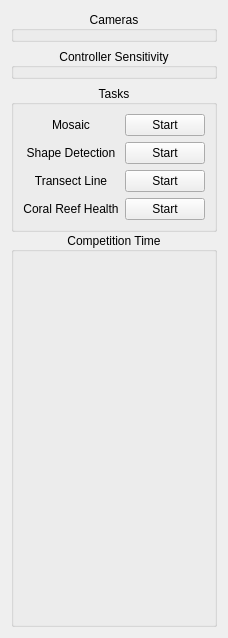
                  <widget class="QWidget" name="scrollAreaWidgetContents_8">
                   <property name="geometry">
                    <rect>
                     <x>0</x>
                     <y>0</y>
                     <width>196</width>
                     <height>638</height>
                    </rect>
                   </property>
                   <layout class="QGridLayout" name="gridLayout_12">
                    
                    <item row="1" column="0">
                     <widget class="QGroupBox" name="digital_camera_control">
                      <property name="title">
                       <string>Cameras</string>
                      </property>
                      <property name="alignment">
                       <set>Qt::AlignCenter</set>
                      </property>
                     </widget>
                    </item>
                    <item row="2" column="0">
                     <widget class="QGroupBox" name="controller_control">
                      <property name="title">
                       <string>Controller Sensitivity</string>
                      </property>
                      <property name="alignment">
                       <set>Qt::AlignCenter</set>
                      </property>
                     </widget>
                    </item>
                    <item>
                   <widget class="QGroupBox" name="group_box_tasks">
                    <property name="title">
                     <string>Tasks</string>
                    </property>
                    <property name="alignment">
                     <set>Qt::AlignCenter</set>
                    </property>
                    <layout class="QGridLayout" name="gridLayout_18">
                     <item row="3" column="1">
                      <widget class="QPushButton" name="control_vision_coral_health">
                       <property name="sizePolicy">
                        <sizepolicy hsizetype="Preferred" vsizetype="Preferred">
                         <horstretch>0</horstretch>
                         <verstretch>0</verstretch>
                        </sizepolicy>
                       </property>
                       <property name="minimumSize">
                        <size>
                         <width>0</width>
                         <height>0</height>
                        </size>
                       </property>
                       <property name="text">
                        <string>Start</string>
                       </property>
                       <property name="checkable">
                        <bool>true</bool>
                       </property>
                      </widget>
                     </item>
                     <item row="3" column="0">
                      <widget class="QLabel" name="label_12">
                       <property name="text">
                        <string>Coral Reef Health</string>
                       </property>
                       <property name="alignment">
                        <set>Qt::AlignCenter</set>
                       </property>
                      </widget>
                     </item>
                     <item row="0" column="0">
                      <widget class="QLabel" name="label_6">
                       <property name="text">
                        <string>Mosaic</string>
                       </property>
                       <property name="alignment">
                        <set>Qt::AlignCenter</set>
                       </property>
                      </widget>
                     </item>
                     <item row="1" column="1">
                      <widget class="QPushButton" name="control_vision_shape_detection">
                       <property name="sizePolicy">
                        <sizepolicy hsizetype="Preferred" vsizetype="Preferred">
                         <horstretch>0</horstretch>
                         <verstretch>0</verstretch>
                        </sizepolicy>
                       </property>
                       <property name="minimumSize">
                        <size>
                         <width>0</width>
                         <height>0</height>
                        </size>
                       </property>
                       <property name="text">
                        <string>Start</string>
                       </property>
                       <property name="checkable">
                        <bool>true</bool>
                       </property>
                      </widget>
                     </item>
                     <item row="1" column="0">
                      <widget class="QLabel" name="label_7">
                       <property name="text">
                        <string>Shape Detection</string>
                       </property>
                       <property name="alignment">
                        <set>Qt::AlignCenter</set>
                       </property>
                      </widget>
                     </item>
                     <item row="2" column="1">
                      <widget class="QPushButton" name="control_vision_transect_line">
                       <property name="sizePolicy">
                        <sizepolicy hsizetype="Preferred" vsizetype="Preferred">
                         <horstretch>0</horstretch>
                         <verstretch>0</verstretch>
                        </sizepolicy>
                       </property>
                       <property name="minimumSize">
                        <size>
                         <width>0</width>
                         <height>0</height>
                        </size>
                       </property>
                       <property name="text">
                        <string>Start</string>
                       </property>
                       <property name="checkable">
                        <bool>true</bool>
                       </property>
                      </widget>
                     </item>
                     <item row="0" column="1">
                      <widget class="QPushButton" name="control_vision_mosaic">
                       <property name="sizePolicy">
                        <sizepolicy hsizetype="Preferred" vsizetype="Preferred">
                         <horstretch>0</horstretch>
                         <verstretch>0</verstretch>
                        </sizepolicy>
                       </property>
                       <property name="minimumSize">
                        <size>
                         <width>0</width>
                         <height>0</height>
                        </size>
                       </property>
                       <property name="text">
                        <string>Start</string>
                       </property>
                       <property name="checkable">
                        <bool>true</bool>
                       </property>
                      </widget>
                     </item>
                     <item row="2" column="0">
                      <widget class="QLabel" name="label_13">
                       <property name="text">
                        <string>Transect Line</string>
                       </property>
                       <property name="alignment">
                        <set>Qt::AlignCenter</set>
                       </property>
                      </widget>
                     </item>
                    </layout>
                   </widget>
                  </item>
                  <item>
                   <widget class="QGroupBox" name="timer_control">
                    <property name="title">
                     <string>Competition Time</string>
                    </property>
                    <property name="alignment">
                     <set>Qt::AlignCenter</set>
                    </property>
                   </widget>
                  </item>
                    <item row="4" column="0">
                     <spacer name="verticalSpacer_2">
                      <property name="orientation">
                       <enum>Qt::Vertical</enum>
                      </property>
                      <property name="sizeHint" stdset="0">
                       <size>
                        <width>20</width>
                        <height>706</height>
                       </size>
                      </property>
                     </spacer>
                    </item>
                   </layout>
                  </widget>
